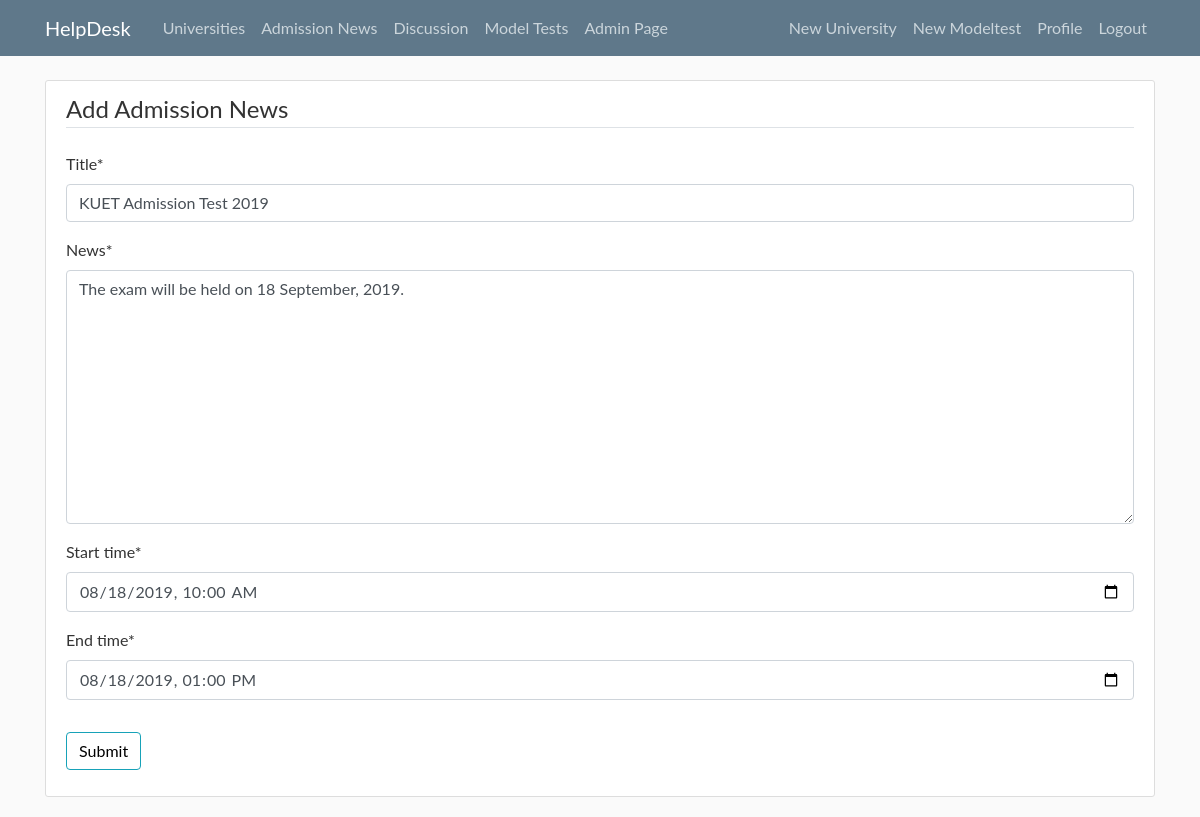
The app's page /admissionnews/news/2/update/ (signed in) with its own data.
### admissionnews/models.py (models this page shows, shortened)
class AdmissionNews(models.Model):
    title = models.CharField(max_length=512, default='')
    news = models.TextField(default='')
    university = models.ForeignKey(University, on_delete=models.CASCADE)
    date_posted = models.DateTimeField(default=timezone.now)
    start_time = models.DateTimeField()
    end_time = models.DateTimeField()

### admissionnews/views.py (the view, shortened to what this page needs)
# urls.py: path('news/<int:pk>/update/', AdmissionNewsUpdateView.as_view(),
class AdmissionNewsUpdateView(LoginRequiredMixin, UserPassesTestMixin, UpdateView):
    model = AdmissionNews
    form_class = AdmissionNewsCreateForm
    def test_func(self):
        if self.request.user.is_superuser or self.request.user.is_staff:
            return True
        return False

### admissionnews/forms.py
class AdmissionNewsCreateForm(ModelForm):
    class Meta:
        model = AdmissionNews
        fields = ['title', 'news', 'start_time', 'end_time']
        widgets = {
            'start_time': DateInput(attrs={'type': 'datetime-local'}, format='%Y-%m-%dT%H:%M'),
            'end_time': DateInput(attrs={'type': 'datetime-local'}, format='%Y-%m-%dT%H:%M'),
        }
    def __init__(self, *args, **kwargs):
        super(AdmissionNewsCreateForm, self).__init__(*args, **kwargs)
        self.fields['start_time'].input_formats = ('%Y-%m-%dT%H:%M',)
        self.fields['end_time'].input_formats = ('%Y-%m-%dT%H:%M',)

### admissionnews/templates/admissionnews/admissionnews_form.html (shortened to what this page needs)
{% extends "home/base.html" %}
{% load crispy_forms_tags %}
{% block content %}
<div class="content-section">
    <form method="POST">
        <fieldset class="form-group">
            <legend class="border-bottom mb-4">Add Admission News</legend>
            {{ form|crispy }}
        </fieldset>
        <div class="form-group">
            <button class="btn btn-outline-info" type="submit">Submit</button>
        </div>
    </form>
</div>
{% endblock content %}

### home/static/home/main.css (style rules this page uses)
body { background: #fafafa; color: #333333; margin-top: 5rem; }
.content-section { background: #ffffff; padding: 10px 20px; border: 1px solid #dddddd; border-radius: 3px; margin-bottom: 20px; }
body { font-family: "ptsans", "Lato", "Helvetica Neue", Helvetica, Arial, sans-serif; }
.btn { outline: none; color: black; background-color: transparent; box-shadow: 0 0 0 0; margin-right: 3px; }

### records on screen
AdmissionNews: title "KUET Admission Test 2019", news "The exam will be held on 18 September, 2019.", start_time "08/18/2019 10:00", end_time "08/18/2019 13:00"
